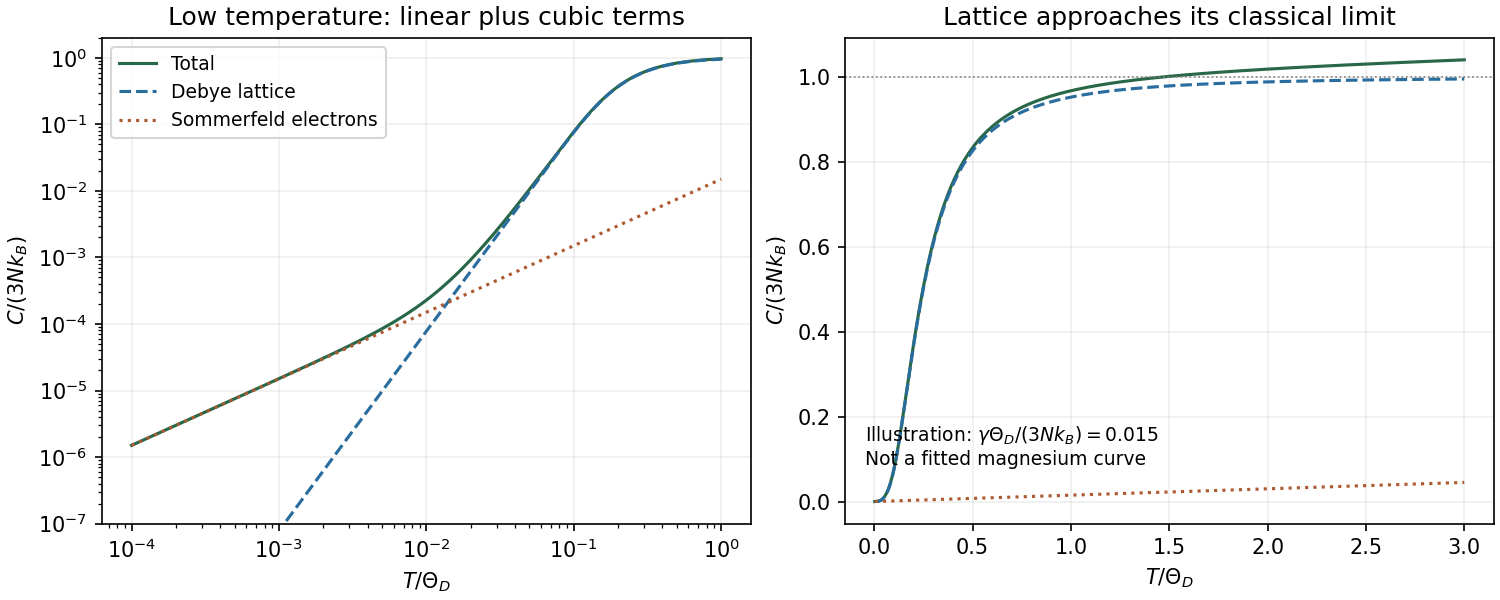

Source code (Python):
"""Original calculated illustration; Python3.14,NumPy,Matplotlib; PNG output to cwd."""
import numpy as np
import matplotlib
matplotlib.use('Agg')
import matplotlib.pyplot as plt
xg,wg=np.polynomial.legendre.leggauss(100)
def phonon(t):
 upper=np.minimum(1/t,100);x=(xg[:,None]+1)*upper[None,:]/2;val=x**4*np.exp(-x)/(1-np.exp(-x))**2;return 3*t**3*(wg[:,None]*val).sum(axis=0)*upper/2
fig,axs=plt.subplots(1,2,figsize=(10,4),facecolor='white',layout='constrained')
for ax,t in [(axs[0],np.geomspace(1e-4,1,700)),(axs[1],np.linspace(.002,3,700))]:
 cp=phonon(t);ce=.015*t;ax.plot(t,cp+ce,color='#286747',label='Total');ax.plot(t,cp,color='#296c9e',ls='--',label='Debye lattice');ax.plot(t,ce,color='#ad5932',ls=':',label='Sommerfeld electrons');ax.set(xlabel=r'$T/\Theta_D$',ylabel=r'$C/(3Nk_B)$');ax.grid(alpha=.2)
axs[0].set_xscale('log');axs[0].set_yscale('log');axs[0].set(title='Low temperature: linear plus cubic terms',ylim=(1e-7,2));axs[0].legend(fontsize=9)
axs[1].axhline(1,color='.5',ls=':',lw=.8);axs[1].set(title='Lattice approaches its classical limit');axs[1].text(.03,.12,r'Illustration: $\gamma\Theta_D/(3Nk_B)=0.015$'+'\nNot a fitted magnesium curve',transform=axs[1].transAxes,fontsize=9)
fig.savefig('paper-2-metal-heat-capacity.png',dpi=150,facecolor='white');plt.close(fig)
